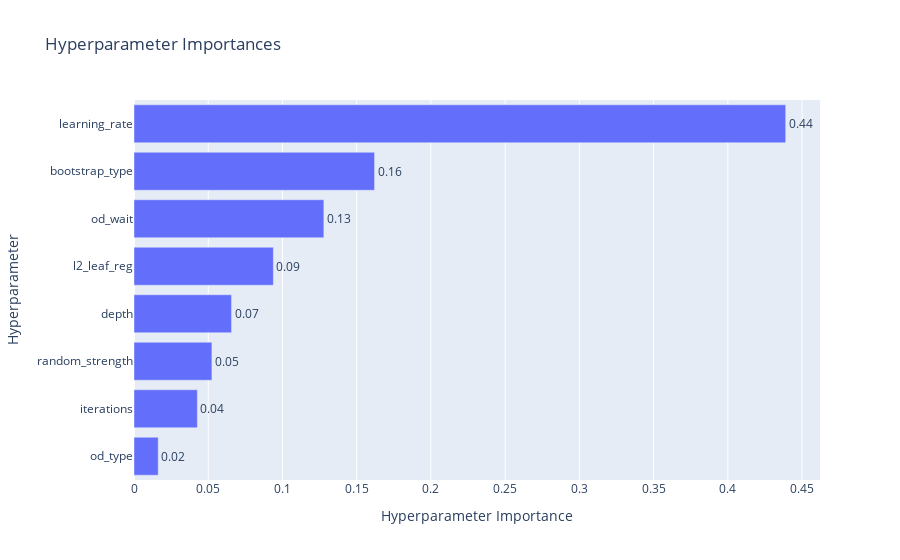

The cell this chart's notebook holds for it:
### Code cell
from optuna.visualization import plot_param_importances

fig = plot_param_importances(study)
fig.show()

### Figure 1 — Plotly figure (JSON) as saved in the notebook; plotly's stock layout.template omitted (floating-point values rounded to 4 significant figures)
{"data": [{"cliponaxis": false, "hovertemplate": ["od_type (CategoricalDistribution): 0.016322697764959888<extra></extra>", "iterations (IntDistribution): 0.0426748558873711<extra></extra>", "random_strength (FloatDistribution): 0.052475793124392635<extra></extra>", "depth (IntDistribution): 0.0657147879710535<extra></extra>", "l2_leaf_reg (FloatDistribution): 0.09388273229102395<extra></extra>", "od_wait (IntDistribution): 0.12788935143876803<extra></extra>", "bootstrap_type (CategoricalDistribution): 0.16204256985011997<extra></extra>", "learning_rate (FloatDistribution): 0.4389972116723109<extra></extra>"], "name": "Objective Value", "orientation": "h", "text": ["0.02", "0.04", "0.05", "0.07", "0.09", "0.13", "0.16", "0.44"], "textposition": "outside", "type": "bar", "x": [0.01632, 0.04267, 0.05248, 0.06571, 0.09388, 0.1279, 0.162, 0.439], "y": ["od_type", "iterations", "random_strength", "depth", "l2_leaf_reg", "od_wait", "bootstrap_type", "learning_rate"]}], "layout": {"autosize": true, "title": {"text": "Hyperparameter Importances"}, "xaxis": {"autorange": true, "range": [0, 0.4621], "title": {"text": "Hyperparameter Importance"}, "type": "linear"}, "yaxis": {"autorange": true, "range": [-0.5, 7.5], "title": {"text": "Hyperparameter"}, "type": "category"}}}
